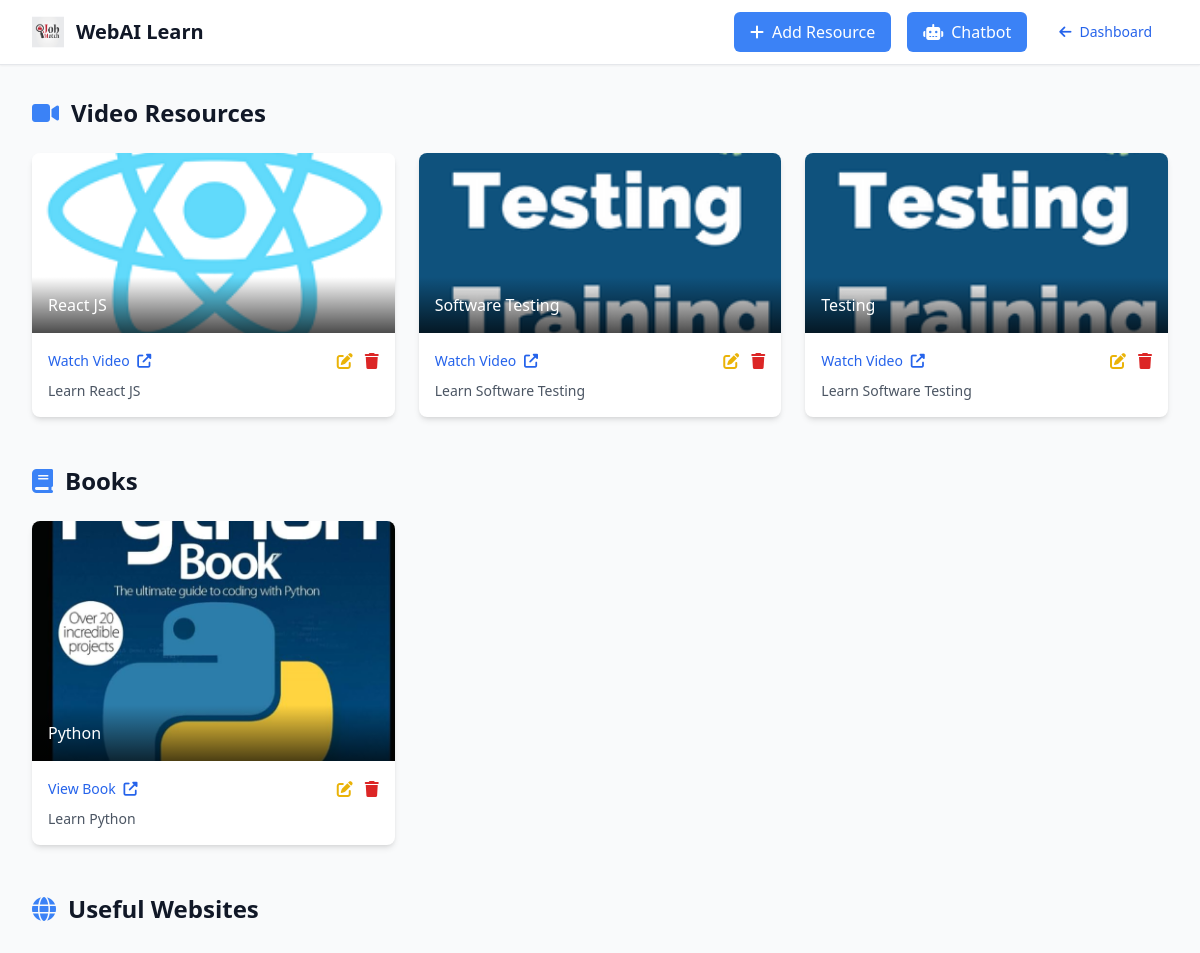
Page /resources (signed in) on the committed database.
### app.py (models this page shows)
class Resource(db.Model):
    __tablename__ = 'resources'
    id = db.Column(db.Integer, primary_key=True)
    resource_type = db.Column(db.String(20), nullable=False)
    title = db.Column(db.String(200), nullable=False)
    url = db.Column(db.String(500), nullable=False)
    description = db.Column(db.Text, nullable=True)
    image_path = db.Column(db.String(200), nullable=True)
    created_at = db.Column(db.DateTime, default=db.func.current_timestamp())
    updated_at = db.Column(db.DateTime, default=db.func.current_timestamp(),
                         onupdate=db.func.current_timestamp())

### app.py (the view)
@app.route('/resources')
@login_required  # Ensure only logged-in users can access
def resources():
    logger.debug(f"Current user: {current_user.email}, Role: {current_user.role}")
    videos = Resource.query.filter_by(resource_type='Video').all()
    books = Resource.query.filter_by(resource_type='Book').all()
    websites = Resource.query.filter_by(resource_type='Website').all()
    is_company = current_user.role == 'company'
    logger.debug(f"is_company set to: {is_company}")
    return render_template('resources.html',
                         videos=videos,
                         books=books,
                         websites=websites,
                         is_company=is_company)

### app.py (called while the page is built)
@login_manager.user_loader
def load_user(user_id):
    logger.debug(f'Loading user with ID: {user_id}')
    return User.query.get(int(user_id))

### Templates/resources.html (shortened to what this page needs)
<!DOCTYPE html>
<html lang="en">
<head>
    <link href="https://cdnjs.cloudflare.com/ajax/libs/font-awesome/6.4.0/css/all.min.css" rel="stylesheet"/>
    <script src="https://cdn.tailwindcss.com/3.4.5?plugins=forms@0.5.7,typography@0.5.13,aspect-ratio@0.4.2,container-queries@0.1.1"></script>
</head>
<body class="bg-gray-50 font-sans">
    <div class="min-h-screen flex flex-col">
        <nav class="bg-white border-b border-gray-200 sticky top-0 z-10 shadow-sm">
            <div class="max-w-8xl mx-auto px-4 sm:px-6 lg:px-8">
                <div class="flex justify-between h-16 items-center">
                    <div class="flex items-center">
                        <img class="h-8 w-auto" src="static/img/logo.png" alt="Logo" class="hover:opacity-80 transition-opacity">
                        <span class="ml-3 text-xl font-semibold text-gray-900">WebAI Learn</span>
                    </div>
                    <div class="flex items-center space-x-4">
                        {% if is_company %}
                        <a href="{{ url_for('add_resource') }}" class="btn-primary text-white px-4 py-2 rounded-md flex items-center space-x-2">
                            <i class="fas fa-plus"></i>
                            <span>Add Resource</span>
                        </a>
                        {% endif %}
                        <a href="{{ url_for('chatbot') }}" class="btn-primary text-white px-4 py-2 rounded-md flex items-center space-x-2">
                            <i class="fas fa-robot"></i>
                            <span>Chatbot</span>
                        </a>
                        <button id="dashboard-btn" class="text-blue-600 px-4 py-2 text-sm font-medium rounded-md hover:bg-blue-50 transition-all flex items-center">
                            <i class="fas fa-arrow-left mr-2"></i>
                            Dashboard
                        </button>
                    </div>
                </div>
            </div>
        </nav>
        <main class="flex-1 max-w-7xl w-full mx-auto px-4 sm:px-6 lg:px-8 py-8">
            <section class="mb-12">
                <div class="flex justify-between items-center mb-6">
                    <h2 class="text-2xl font-bold text-gray-900">
                        <i class="fas fa-video text-blue-500 mr-3"></i>Video Resources
                    </h2>
                </div>
                {% if videos %}
                <div class="grid grid-cols-1 sm:grid-cols-2 lg:grid-cols-3 xl:grid-cols-4 gap-6">
                    {% for video in videos %}
                    <div class="resource-card bg-white rounded-lg shadow-md overflow-hidden">
                        <div class="relative">
                            {% if video.image_path %}
                            <img src="{{ video.image_path }}" alt="{{ video.title }}" class="resource-image">
                            {% else %}
                            <div class="resource-image bg-gray-100 flex items-center justify-center">
                                <i class="fas fa-video placeholder-icon"></i>
                            </div>
                            {% endif %}
                            <div class="absolute bottom-0 left-0 right-0 bg-gradient-to-t from-black/70 to-transparent p-4">
                                <a href="{{ video.url }}" target="_blank" class="text-white font-medium hover:underline">{{ video.title }}</a>
                            </div>
                        </div>
                        <div class="p-4">
                            <div class="flex justify-between items-center">
                                <a href="{{ video.url }}" target="_blank" class="text-blue-600 hover:text-blue-800 text-sm font-medium">
                                    Watch Video <i class="fas fa-external-link-alt ml-1"></i>
                                </a>
                                {% if is_company %}
                                <div class="flex space-x-3">
                                    <a href="{{ url_for('edit_resource', id=video.id) }}" class="text-yellow-500 hover:text-blue-800 action-link">
                                        <i class="fas fa-edit"></i>
                                    </a>
                                    <form action="{{ url_for('delete_resource', id=video.id) }}" method="POST" class="inline">
                                        <button type="submit" class="text-red-600 hover:text-red-800 action-link" onclick="return confirm('Are you sure you want to delete this resource?');">
                                            <i class="fas fa-trash"></i>
                                        </button>
                                    </form>
                                </div>
                                {% endif %}
                            </div>
                            {% if video.description %}
                            <p class="mt-2 text-gray-600 text-sm line-clamp-2">{{ video.description }}</p>
                            {% endif %}
                        </div>
                    </div>
                    {% endfor %}
                </div>
                {% endif %}
            </section>
            <section class="mb-12">
                <div class="flex justify-between items-center mb-6">
                    <h2 class="text-2xl font-bold text-gray-900">
                        <i class="fas fa-book text-blue-500 mr-3"></i>Books
                    </h2>
                </div>
                {% if books %}
                <div class="grid grid-cols-1 sm:grid-cols-2 lg:grid-cols-3 xl:grid-cols-4 gap-6">
                    {% for book in books %}
                    <div class="resource-card bg-white rounded-lg shadow-md overflow-hidden">
                        <div class="relative">
                            {% if book.image_path %}
                            <img src="{{ book.image_path }}" alt="{{ book.title }}" class="book-image">
                            {% else %}
                            <div class="book-image bg-gray-100 flex items-center justify-center">
                                <i class="fas fa-book placeholder-icon"></i>
                            </div>
                            {% endif %}
                            <div class="absolute bottom-0 left-0 right-0 bg-gradient-to-t from-black/70 to-transparent p-4">
                                <a href="{{ book.url }}" target="_blank" class="text-white font-medium hover:underline">{{ book.title }}</a>
                            </div>
                        </div>
                        <div class="p-4">
                            <div class="flex justify-between items-center">
                                <a href="{{ book.url }}" target="_blank" class="text-blue-600 hover:text-blue-800 text-sm font-medium">
                                    View Book <i class="fas fa-external-link-alt ml-1"></i>
                                </a>
                                {% if is_company %}
                                <div class="flex space-x-3">
                                    <a href="{{ url_for('edit_resource', id=book.id) }}" class="text-yellow-500 hover:text-blue-800 action-link">
                                        <i class="fas fa-edit"></i>
                                    </a>
                                    <form action="{{ url_for('delete_resource', id=book.id) }}" method="POST" class="inline">
                                        <button type="submit" class="text-red-600 hover:text-red-800 action-link" onclick="return confirm('Are you sure you want to delete this resource?');">
                                            <i class="fas fa-trash"></i>
                                        </button>
                                    </form>
                                </div>
                                {% endif %}
                            </div>
                            {% if book.description %}
                            <p class="mt-2 text-gray-600 text-sm line-clamp-2">{{ book.description }}</p>
                            {% endif %}
                        </div>
                    </div>
                    {% endfor %}
                </div>
                {% endif %}
            </section>
            <section>
                <div class="flex justify-between items-center mb-6">
                    <h2 class="text-2xl font-bold text-gray-900">
                        <i class="fas fa-globe text-blue-500 mr-3"></i>Useful Websites
                    </h2>
                </div>
            </section>
        </main>
    </div>
</body>
</html>

### Templates/resources.html (style rules this page uses)
:root { --primary-color: #3b82f6; --primary-hover: #2563eb; --danger-color: #ef4444; --danger-hover: #dc2626; }
.resource-card { transition: all 0.2s ease; border-radius: 0.5rem; overflow: hidden; }
.resource-image { height: 180px; object-fit: cover; width: 100%; }
.book-image { height: 240px; object-fit: cover; width: 100%; }
.btn-primary { background-color: var(--primary-color); transition: all 0.2s ease; }
.action-link { transition: all 0.2s ease; }

### rows in the picture
Resource: image_path (picture), title "React JS", description "Learn React JS"
Resource: image_path (picture), title "Software Testing", description "Learn Software Testing"
Resource: image_path (picture), title "Testing", description "Learn Software Testing"
Resource: image_path (picture), title "Python", description "Learn Python"
